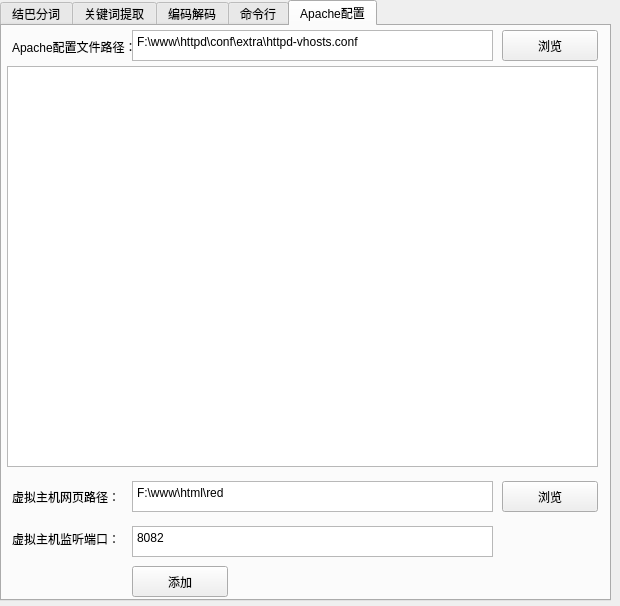
<?xml version="1.0" encoding="UTF-8"?>
<ui version="4.0">
 <class>MainWindow</class>
 <widget class="QMainWindow" name="MainWindow">
  <property name="geometry">
   <rect>
    <x>0</x>
    <y>0</y>
    <width>620</width>
    <height>606</height>
   </rect>
  </property>
  <property name="minimumSize">
   <size>
    <width>620</width>
    <height>606</height>
   </size>
  </property>
  <property name="maximumSize">
   <size>
    <width>620</width>
    <height>606</height>
   </size>
  </property>
  <property name="windowTitle">
   <string>MainWindow</string>
  </property>
  <widget class="QWidget" name="centralwidget">
   <widget class="QTabWidget" name="tabWidget">
    <property name="geometry">
     <rect>
      <x>0</x>
      <y>0</y>
      <width>611</width>
      <height>601</height>
     </rect>
    </property>
    <property name="currentIndex">
     <number>4</number>
    </property>
    <widget class="QWidget" name="tab_jieba">
     <attribute name="title">
      <string>结巴分词</string>
     </attribute>
     <widget class="QWidget" name="verticalLayoutWidget">
      <property name="geometry">
       <rect>
        <x>0</x>
        <y>0</y>
        <width>601</width>
        <height>231</height>
       </rect>
      </property>
      <layout class="QVBoxLayout" name="verticalLayout">
       <item>
        <widget class="QTextEdit" name="textEdit_input"/>
       </item>
      </layout>
     </widget>
     <widget class="QWidget" name="verticalLayoutWidget_2">
      <property name="geometry">
       <rect>
        <x>0</x>
        <y>340</y>
        <width>601</width>
        <height>241</height>
       </rect>
      </property>
      <layout class="QVBoxLayout" name="verticalLayout_2">
       <item>
        <widget class="QTextEdit" name="textEdit_output"/>
       </item>
      </layout>
     </widget>
     <widget class="QPushButton" name="pushButton">
      <property name="geometry">
       <rect>
        <x>504</x>
        <y>248</y>
        <width>85</width>
        <height>84</height>
       </rect>
      </property>
      <property name="autoFillBackground">
       <bool>false</bool>
      </property>
      <property name="styleSheet">
       <string notr="true">background-image: url(:/img/backgroud.png);</string>
      </property>
      <property name="text">
       <string/>
      </property>
      <property name="flat">
       <bool>false</bool>
      </property>
     </widget>
     <widget class="QGroupBox" name="groupBox">
      <property name="geometry">
       <rect>
        <x>130</x>
        <y>240</y>
        <width>341</width>
        <height>95</height>
       </rect>
      </property>
      <property name="font">
       <font>
        <family>Agency FB</family>
        <pointsize>14</pointsize>
       </font>
      </property>
      <property name="title">
       <string>分词模式</string>
      </property>
      <property name="alignment">
       <set>Qt::AlignLeading|Qt::AlignLeft|Qt::AlignTop</set>
      </property>
      <widget class="QWidget" name="layoutWidget">
       <property name="geometry">
        <rect>
         <x>10</x>
         <y>30</y>
         <width>321</width>
         <height>51</height>
        </rect>
       </property>
       <layout class="QHBoxLayout" name="horizontalLayout">
        <item>
         <widget class="QRadioButton" name="radioButton_default">
          <property name="font">
           <font>
            <pointsize>12</pointsize>
           </font>
          </property>
          <property name="text">
           <string>精确模式</string>
          </property>
          <property name="checked">
           <bool>true</bool>
          </property>
         </widget>
        </item>
        <item>
         <widget class="QRadioButton" name="radioButton_full">
          <property name="font">
           <font>
            <pointsize>12</pointsize>
           </font>
          </property>
          <property name="text">
           <string>全模式</string>
          </property>
         </widget>
        </item>
        <item>
         <widget class="QRadioButton" name="radioButton_search">
          <property name="font">
           <font>
            <pointsize>12</pointsize>
           </font>
          </property>
          <property name="text">
           <string>搜索引擎模式</string>
          </property>
         </widget>
        </item>
       </layout>
      </widget>
     </widget>
     <widget class="QGroupBox" name="groupBox_2">
      <property name="geometry">
       <rect>
        <x>0</x>
        <y>240</y>
        <width>121</width>
        <height>95</height>
       </rect>
      </property>
      <property name="font">
       <font>
        <family>Agency FB</family>
        <pointsize>14</pointsize>
       </font>
      </property>
      <property name="title">
       <string>HMM模型</string>
      </property>
      <widget class="QWidget" name="layoutWidget_2">
       <property name="geometry">
        <rect>
         <x>10</x>
         <y>30</y>
         <width>91</width>
         <height>51</height>
        </rect>
       </property>
       <layout class="QHBoxLayout" name="horizontalLayout_2">
        <item>
         <widget class="QRadioButton" name="radioButton_HMM_Y">
          <property name="font">
           <font>
            <pointsize>12</pointsize>
           </font>
          </property>
          <property name="text">
           <string>Y</string>
          </property>
          <property name="checked">
           <bool>true</bool>
          </property>
         </widget>
        </item>
        <item>
         <widget class="QRadioButton" name="radioButton_HMM_N">
          <property name="font">
           <font>
            <pointsize>12</pointsize>
           </font>
          </property>
          <property name="text">
           <string>N</string>
          </property>
         </widget>
        </item>
       </layout>
      </widget>
     </widget>
    </widget>
    <widget class="QWidget" name="tab">
     <attribute name="title">
      <string>关键词提取</string>
     </attribute>
     <widget class="QWidget" name="verticalLayoutWidget_5">
      <property name="geometry">
       <rect>
        <x>0</x>
        <y>342</y>
        <width>601</width>
        <height>241</height>
       </rect>
      </property>
      <layout class="QVBoxLayout" name="verticalLayout_5">
       <item>
        <widget class="QTextEdit" name="textEdit_keywords_output"/>
       </item>
      </layout>
     </widget>
     <widget class="QGroupBox" name="groupBox_5">
      <property name="geometry">
       <rect>
        <x>36</x>
        <y>240</y>
        <width>121</width>
        <height>95</height>
       </rect>
      </property>
      <property name="font">
       <font>
        <family>Agency FB</family>
        <pointsize>14</pointsize>
       </font>
      </property>
      <property name="title">
       <string>TopK</string>
      </property>
      <widget class="QWidget" name="layoutWidget_7">
       <property name="geometry">
        <rect>
         <x>10</x>
         <y>30</y>
         <width>91</width>
         <height>51</height>
        </rect>
       </property>
       <layout class="QHBoxLayout" name="horizontalLayout_7">
        <item>
         <widget class="QSpinBox" name="topK">
          <property name="value">
           <number>20</number>
          </property>
         </widget>
        </item>
       </layout>
      </widget>
     </widget>
     <widget class="QGroupBox" name="groupBox_6">
      <property name="geometry">
       <rect>
        <x>186</x>
        <y>240</y>
        <width>201</width>
        <height>95</height>
       </rect>
      </property>
      <property name="font">
       <font>
        <family>Agency FB</family>
        <pointsize>14</pointsize>
       </font>
      </property>
      <property name="title">
       <string>withWeight</string>
      </property>
      <property name="alignment">
       <set>Qt::AlignLeading|Qt::AlignLeft|Qt::AlignTop</set>
      </property>
      <widget class="QWidget" name="layoutWidget_8">
       <property name="geometry">
        <rect>
         <x>10</x>
         <y>30</y>
         <width>181</width>
         <height>51</height>
        </rect>
       </property>
       <layout class="QHBoxLayout" name="horizontalLayout_8">
        <item>
         <widget class="QRadioButton" name="radioButton_withWeight_true">
          <property name="font">
           <font>
            <pointsize>12</pointsize>
           </font>
          </property>
          <property name="text">
           <string>True</string>
          </property>
          <property name="checked">
           <bool>true</bool>
          </property>
         </widget>
        </item>
        <item>
         <widget class="QRadioButton" name="radioButton_withWeight_false">
          <property name="font">
           <font>
            <pointsize>12</pointsize>
           </font>
          </property>
          <property name="text">
           <string>False</string>
          </property>
         </widget>
        </item>
       </layout>
      </widget>
     </widget>
     <widget class="QWidget" name="verticalLayoutWidget_6">
      <property name="geometry">
       <rect>
        <x>0</x>
        <y>2</y>
        <width>601</width>
        <height>231</height>
       </rect>
      </property>
      <layout class="QVBoxLayout" name="verticalLayout_6">
       <item>
        <widget class="QTextEdit" name="textEdit_keywords_input"/>
       </item>
      </layout>
     </widget>
     <widget class="QPushButton" name="pushButton_keywords">
      <property name="geometry">
       <rect>
        <x>470</x>
        <y>250</y>
        <width>85</width>
        <height>84</height>
       </rect>
      </property>
      <property name="autoFillBackground">
       <bool>false</bool>
      </property>
      <property name="styleSheet">
       <string notr="true">background-image: url(:/img/backgroud.png);</string>
      </property>
      <property name="text">
       <string/>
      </property>
      <property name="flat">
       <bool>false</bool>
      </property>
     </widget>
    </widget>
    <widget class="QWidget" name="tab_endecode">
     <attribute name="title">
      <string>编码解码</string>
     </attribute>
     <widget class="QTextEdit" name="textEdit_encode_input">
      <property name="geometry">
       <rect>
        <x>0</x>
        <y>0</y>
        <width>601</width>
        <height>231</height>
       </rect>
      </property>
      <property name="html">
       <string>&lt;!DOCTYPE HTML PUBLIC &quot;-//W3C//DTD HTML 4.0//EN&quot; &quot;http://www.w3.org/TR/REC-html40/strict.dtd&quot;&gt;
&lt;html&gt;&lt;head&gt;&lt;meta name=&quot;qrichtext&quot; content=&quot;1&quot; /&gt;&lt;style type=&quot;text/css&quot;&gt;
p, li { white-space: pre-wrap; }
&lt;/style&gt;&lt;/head&gt;&lt;body style=&quot; font-family:'SimSun'; font-size:9pt; font-weight:400; font-style:normal;&quot;&gt;
&lt;p style=&quot;-qt-paragraph-type:empty; margin-top:0px; margin-bottom:0px; margin-left:0px; margin-right:0px; -qt-block-indent:0; text-indent:0px;&quot;&gt;&lt;br /&gt;&lt;/p&gt;&lt;/body&gt;&lt;/html&gt;</string>
      </property>
     </widget>
     <widget class="QTextEdit" name="textEdit_encode_output">
      <property name="geometry">
       <rect>
        <x>0</x>
        <y>314</y>
        <width>601</width>
        <height>257</height>
       </rect>
      </property>
      <property name="html">
       <string>&lt;!DOCTYPE HTML PUBLIC &quot;-//W3C//DTD HTML 4.0//EN&quot; &quot;http://www.w3.org/TR/REC-html40/strict.dtd&quot;&gt;
&lt;html&gt;&lt;head&gt;&lt;meta name=&quot;qrichtext&quot; content=&quot;1&quot; /&gt;&lt;style type=&quot;text/css&quot;&gt;
p, li { white-space: pre-wrap; }
&lt;/style&gt;&lt;/head&gt;&lt;body style=&quot; font-family:'SimSun'; font-size:9pt; font-weight:400; font-style:normal;&quot;&gt;
&lt;p style=&quot;-qt-paragraph-type:empty; margin-top:0px; margin-bottom:0px; margin-left:0px; margin-right:0px; -qt-block-indent:0; text-indent:0px;&quot;&gt;&lt;br /&gt;&lt;/p&gt;&lt;/body&gt;&lt;/html&gt;</string>
      </property>
     </widget>
     <widget class="QPushButton" name="pushButton_encode">
      <property name="geometry">
       <rect>
        <x>417</x>
        <y>230</y>
        <width>85</width>
        <height>84</height>
       </rect>
      </property>
      <property name="autoFillBackground">
       <bool>false</bool>
      </property>
      <property name="styleSheet">
       <string notr="true">background-image: url(:/img/backgroud.png);</string>
      </property>
      <property name="text">
       <string/>
      </property>
      <property name="flat">
       <bool>false</bool>
      </property>
     </widget>
     <widget class="QWidget" name="layoutWidget_3">
      <property name="geometry">
       <rect>
        <x>30</x>
        <y>230</y>
        <width>381</width>
        <height>81</height>
       </rect>
      </property>
      <layout class="QHBoxLayout" name="horizontalLayout_3">
       <item>
        <widget class="QRadioButton" name="radioButton_unicode">
         <property name="font">
          <font>
           <pointsize>12</pointsize>
          </font>
         </property>
         <property name="text">
          <string>UNICODE</string>
         </property>
         <property name="checked">
          <bool>true</bool>
         </property>
        </widget>
       </item>
       <item>
        <widget class="QRadioButton" name="radioButton_url">
         <property name="font">
          <font>
           <pointsize>12</pointsize>
          </font>
         </property>
         <property name="text">
          <string>URL</string>
         </property>
        </widget>
       </item>
       <item>
        <widget class="QRadioButton" name="radioButton_js">
         <property name="font">
          <font>
           <pointsize>12</pointsize>
          </font>
         </property>
         <property name="text">
          <string>JS</string>
         </property>
        </widget>
       </item>
      </layout>
     </widget>
    </widget>
    <widget class="QWidget" name="tab_cmd">
     <attribute name="title">
      <string>命令行</string>
     </attribute>
     <widget class="QTextEdit" name="textEdit_cmd_input">
      <property name="geometry">
       <rect>
        <x>3</x>
        <y>0</y>
        <width>601</width>
        <height>231</height>
       </rect>
      </property>
      <property name="html">
       <string>&lt;!DOCTYPE HTML PUBLIC &quot;-//W3C//DTD HTML 4.0//EN&quot; &quot;http://www.w3.org/TR/REC-html40/strict.dtd&quot;&gt;
&lt;html&gt;&lt;head&gt;&lt;meta name=&quot;qrichtext&quot; content=&quot;1&quot; /&gt;&lt;style type=&quot;text/css&quot;&gt;
p, li { white-space: pre-wrap; }
&lt;/style&gt;&lt;/head&gt;&lt;body style=&quot; font-family:'SimSun'; font-size:9pt; font-weight:400; font-style:normal;&quot;&gt;
&lt;p style=&quot;-qt-paragraph-type:empty; margin-top:0px; margin-bottom:0px; margin-left:0px; margin-right:0px; -qt-block-indent:0; text-indent:0px;&quot;&gt;&lt;br /&gt;&lt;/p&gt;&lt;/body&gt;&lt;/html&gt;</string>
      </property>
     </widget>
     <widget class="QTextEdit" name="textEdit_cmd_output">
      <property name="geometry">
       <rect>
        <x>3</x>
        <y>314</y>
        <width>601</width>
        <height>257</height>
       </rect>
      </property>
      <property name="html">
       <string>&lt;!DOCTYPE HTML PUBLIC &quot;-//W3C//DTD HTML 4.0//EN&quot; &quot;http://www.w3.org/TR/REC-html40/strict.dtd&quot;&gt;
&lt;html&gt;&lt;head&gt;&lt;meta name=&quot;qrichtext&quot; content=&quot;1&quot; /&gt;&lt;style type=&quot;text/css&quot;&gt;
p, li { white-space: pre-wrap; }
&lt;/style&gt;&lt;/head&gt;&lt;body style=&quot; font-family:'SimSun'; font-size:9pt; font-weight:400; font-style:normal;&quot;&gt;
&lt;p style=&quot;-qt-paragraph-type:empty; margin-top:0px; margin-bottom:0px; margin-left:0px; margin-right:0px; -qt-block-indent:0; text-indent:0px;&quot;&gt;&lt;br /&gt;&lt;/p&gt;&lt;/body&gt;&lt;/html&gt;</string>
      </property>
     </widget>
     <widget class="QPushButton" name="pushButton_cmd">
      <property name="geometry">
       <rect>
        <x>250</x>
        <y>230</y>
        <width>85</width>
        <height>84</height>
       </rect>
      </property>
      <property name="font">
       <font>
        <family>Agency FB</family>
        <pointsize>14</pointsize>
       </font>
      </property>
      <property name="autoFillBackground">
       <bool>false</bool>
      </property>
      <property name="text">
       <string>RUN</string>
      </property>
      <property name="flat">
       <bool>false</bool>
      </property>
     </widget>
    </widget>
    <widget class="QWidget" name="tab_apache">
     <attribute name="title">
      <string>Apache配置</string>
     </attribute>
     <widget class="QTableView" name="tableView_apache_vhosts">
      <property name="geometry">
       <rect>
        <x>5</x>
        <y>40</y>
        <width>591</width>
        <height>401</height>
       </rect>
      </property>
     </widget>
     <widget class="QPlainTextEdit" name="plainTextEdit_apache_conf_path">
      <property name="geometry">
       <rect>
        <x>130</x>
        <y>4</y>
        <width>361</width>
        <height>31</height>
       </rect>
      </property>
      <property name="plainText">
       <string>F:\www\httpd\conf\extra\httpd-vhosts.conf</string>
      </property>
     </widget>
     <widget class="QPushButton" name="pushButton_apache_conf_search">
      <property name="geometry">
       <rect>
        <x>500</x>
        <y>4</y>
        <width>96</width>
        <height>31</height>
       </rect>
      </property>
      <property name="text">
       <string>浏览</string>
      </property>
     </widget>
     <widget class="QLabel" name="label">
      <property name="geometry">
       <rect>
        <x>10</x>
        <y>10</y>
        <width>121</width>
        <height>21</height>
       </rect>
      </property>
      <property name="text">
       <string>Apache配置文件路径：</string>
      </property>
     </widget>
     <widget class="QPlainTextEdit" name="plainTextEdit_vhost_path">
      <property name="geometry">
       <rect>
        <x>130</x>
        <y>455</y>
        <width>361</width>
        <height>31</height>
       </rect>
      </property>
      <property name="plainText">
       <string>F:\www\html\red</string>
      </property>
     </widget>
     <widget class="QLabel" name="label_2">
      <property name="geometry">
       <rect>
        <x>10</x>
        <y>460</y>
        <width>111</width>
        <height>21</height>
       </rect>
      </property>
      <property name="text">
       <string>虚拟主机网页路径：</string>
      </property>
     </widget>
     <widget class="QPushButton" name="pushButton__vhosts_path_search">
      <property name="geometry">
       <rect>
        <x>500</x>
        <y>455</y>
        <width>96</width>
        <height>31</height>
       </rect>
      </property>
      <property name="text">
       <string>浏览</string>
      </property>
     </widget>
     <widget class="QLabel" name="label_3">
      <property name="geometry">
       <rect>
        <x>10</x>
        <y>502</y>
        <width>111</width>
        <height>21</height>
       </rect>
      </property>
      <property name="text">
       <string>虚拟主机监听端口：</string>
      </property>
     </widget>
     <widget class="QPlainTextEdit" name="plainTextEdit_vhost_port">
      <property name="geometry">
       <rect>
        <x>130</x>
        <y>500</y>
        <width>361</width>
        <height>31</height>
       </rect>
      </property>
      <property name="plainText">
       <string>8082</string>
      </property>
     </widget>
     <widget class="QPushButton" name="pushButton_add_vhost">
      <property name="geometry">
       <rect>
        <x>130</x>
        <y>540</y>
        <width>96</width>
        <height>31</height>
       </rect>
      </property>
      <property name="text">
       <string>添加</string>
      </property>
     </widget>
    </widget>
   </widget>
  </widget>
 </widget>
 <resources>
  <include location="pic.qrc"/>
 </resources>
 <connections/>
</ui>
